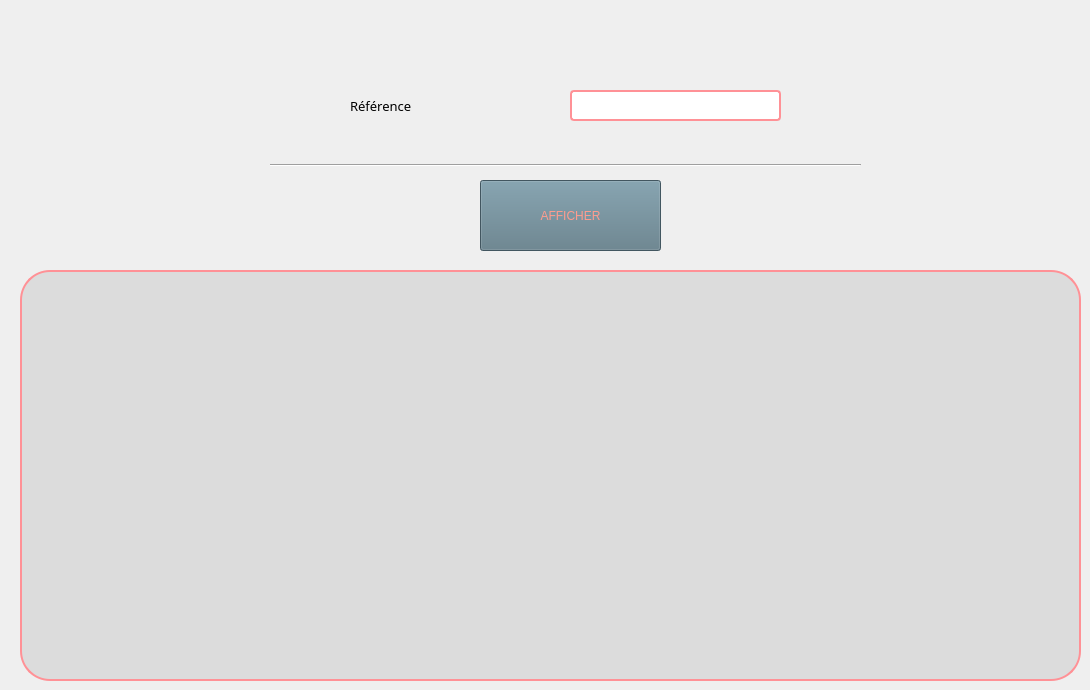
       <widget class="QWidget" name="tab_51">
        <attribute name="title">
         <string>Recherche emprunts par livre</string>
        </attribute>
        <widget class="QPushButton" name="pushButton_45">
         <property name="geometry">
          <rect>
           <x>480</x>
           <y>180</y>
           <width>181</width>
           <height>71</height>
          </rect>
         </property>
         <property name="styleSheet">
          <string notr="true">color: rgb(67, 87, 97);
selection-color: rgb(255, 255, 255);
selection-color: rgb(85, 170, 255);
selection-color: rgb(255, 114, 94);
selection-background-color: rgb(158, 109, 96);
selection-color: qlineargradient(spread:pad, x1:0, y1:0, x2:1, y2:0, stop:0 rgba(0, 0, 0, 255), stop:1 rgba(255, 255, 255, 255));
color: qlineargradient(spread:pad, x1:0, y1:0, x2:1, y2:0, stop:0 rgba(0, 0, 0, 255), stop:1 rgba(255, 255, 255, 255));
border-bottom-color: rgb(157, 109, 96);
alternate-background-color: rgb(156, 107, 94);
color: rgb(255, 156, 142);
background-color: rgb(255, 156, 142);
background-color: rgb(92, 121, 134);</string>
         </property>
         <property name="text">
          <string>AFFICHER</string>
         </property>
        </widget>
        <widget class="Line" name="line_19">
         <property name="geometry">
          <rect>
           <x>270</x>
           <y>150</y>
           <width>591</width>
           <height>31</height>
          </rect>
         </property>
         <property name="orientation">
          <enum>Qt::Horizontal</enum>
         </property>
        </widget>
        <widget class="QLabel" name="label_97">
         <property name="geometry">
          <rect>
           <x>350</x>
           <y>60</y>
           <width>231</width>
           <height>91</height>
          </rect>
         </property>
         <property name="font">
          <font>
           <family>Segoe UI Black</family>
           <pointsize>10</pointsize>
           <weight>10</weight>
           <italic>false</italic>
           <bold>false</bold>
          </font>
         </property>
         <property name="text">
          <string>Référence</string>
         </property>
        </widget>
        <widget class="QLineEdit" name="lineEdit_78">
         <property name="geometry">
          <rect>
           <x>570</x>
           <y>90</y>
           <width>211</width>
           <height>31</height>
          </rect>
         </property>
         <property name="styleSheet">
          <string notr="true">color: rgb(92, 121, 134);
font: 10pt &quot;Tw Cen MT Condensed Extra Bold&quot;;
border: 2px solid rgb(255, 145, 150);
border-radius: 4px;
</string>
         </property>
        </widget>
        <widget class="QLabel" name="label_101">
         <property name="geometry">
          <rect>
           <x>20</x>
           <y>270</y>
           <width>1061</width>
           <height>411</height>
          </rect>
         </property>
         <property name="styleSheet">
          <string notr="true">background-color:rgba(0,0, 0, 20);
font: 87 10pt &quot;Segoe UI Black&quot;;
color: rgb(92, 121, 134);
border-radius: 30px;
border: 2px solid rgb(255, 145, 150);</string>
         </property>
         <property name="text">
          <string/>
         </property>
        </widget>
        <widget class="QLabel" name="erreurni_41">
         <property name="geometry">
          <rect>
           <x>570</x>
           <y>120</y>
           <width>251</width>
           <height>16</height>
          </rect>
         </property>
         <property name="styleSheet">
          <string notr="true">color: rgb(255, 156, 142);
font: 87 9pt &quot;Segoe UI Black&quot;;
</string>
         </property>
         <property name="text">
          <string/>
         </property>
        </widget>
       </widget>
